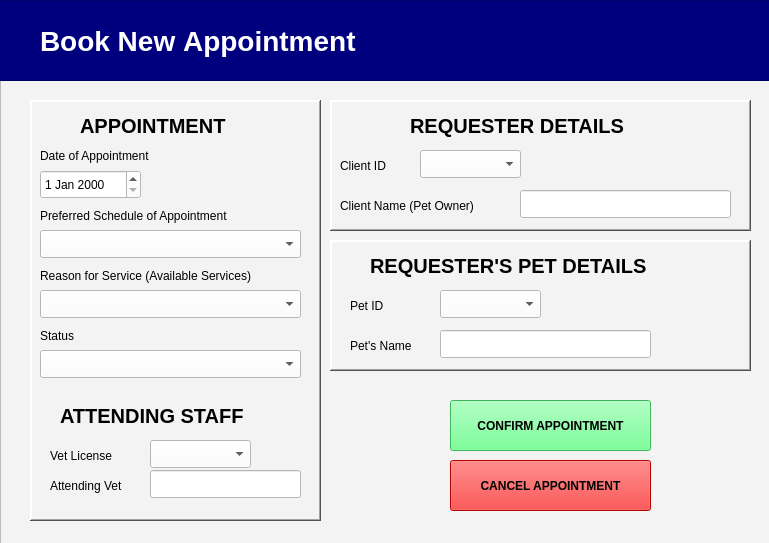
<?xml version="1.0" encoding="UTF-8"?>
<ui version="4.0">
 <class>MainWindow</class>
 <widget class="QMainWindow" name="MainWindow">
  <property name="geometry">
   <rect>
    <x>0</x>
    <y>0</y>
    <width>769</width>
    <height>543</height>
   </rect>
  </property>
  <property name="windowTitle">
   <string>MainWindow</string>
  </property>
  <widget class="QWidget" name="centralwidget">
   <widget class="QFrame" name="mainBody">
    <property name="geometry">
     <rect>
      <x>-10</x>
      <y>-10</y>
      <width>1001</width>
      <height>711</height>
     </rect>
    </property>
    <property name="frameShape">
     <enum>QFrame::StyledPanel</enum>
    </property>
    <property name="frameShadow">
     <enum>QFrame::Raised</enum>
    </property>
    <widget class="QFrame" name="menuFrame">
     <property name="geometry">
      <rect>
       <x>10</x>
       <y>90</y>
       <width>771</width>
       <height>471</height>
      </rect>
     </property>
     <property name="styleSheet">
      <string notr="true">background-color: rgb(243, 243, 243);</string>
     </property>
     <property name="frameShape">
      <enum>QFrame::StyledPanel</enum>
     </property>
     <property name="frameShadow">
      <enum>QFrame::Raised</enum>
     </property>
     <widget class="QLabel" name="label_34">
      <property name="geometry">
       <rect>
        <x>30</x>
        <y>30</y>
        <width>111</width>
        <height>111</height>
       </rect>
      </property>
      <property name="text">
       <string/>
      </property>
      <property name="pixmap">
       <pixmap>../pngtree-dog-and-cat-logo-vector-download-image_283001.jpg</pixmap>
      </property>
     </widget>
     <widget class="QFrame" name="frame">
      <property name="geometry">
       <rect>
        <x>30</x>
        <y>20</y>
        <width>291</width>
        <height>421</height>
       </rect>
      </property>
      <property name="frameShape">
       <enum>QFrame::WinPanel</enum>
      </property>
      <property name="frameShadow">
       <enum>QFrame::Raised</enum>
      </property>
      <widget class="QLabel" name="label">
       <property name="geometry">
        <rect>
         <x>10</x>
         <y>40</y>
         <width>211</width>
         <height>31</height>
        </rect>
       </property>
       <property name="font">
        <font>
         <family>Arial</family>
        </font>
       </property>
       <property name="styleSheet">
        <string notr="true">color: rgb(0, 0, 0);</string>
       </property>
       <property name="text">
        <string>Date of Appointment</string>
       </property>
      </widget>
      <widget class="QDateEdit" name="dateEdit">
       <property name="geometry">
        <rect>
         <x>10</x>
         <y>70</y>
         <width>101</width>
         <height>29</height>
        </rect>
       </property>
       <property name="styleSheet">
        <string notr="true">color: rgb(0, 0, 0);
background-color: rgb(255, 255, 255);</string>
       </property>
      </widget>
      <widget class="QLabel" name="label_6">
       <property name="geometry">
        <rect>
         <x>50</x>
         <y>10</y>
         <width>231</width>
         <height>31</height>
        </rect>
       </property>
       <property name="font">
        <font>
         <family>Arial</family>
         <pointsize>15</pointsize>
         <bold>true</bold>
        </font>
       </property>
       <property name="styleSheet">
        <string notr="true">color: rgb(0, 0, 0);</string>
       </property>
       <property name="text">
        <string>APPOINTMENT</string>
       </property>
      </widget>
      <widget class="QLabel" name="label_2">
       <property name="geometry">
        <rect>
         <x>10</x>
         <y>100</y>
         <width>261</width>
         <height>31</height>
        </rect>
       </property>
       <property name="styleSheet">
        <string notr="true">color: rgb(0, 0, 0);</string>
       </property>
       <property name="text">
        <string>Preferred Schedule of Appointment</string>
       </property>
      </widget>
      <widget class="QComboBox" name="comboBox">
       <property name="geometry">
        <rect>
         <x>10</x>
         <y>130</y>
         <width>261</width>
         <height>28</height>
        </rect>
       </property>
       <property name="styleSheet">
        <string notr="true">color: rgb(0, 0, 0);
background-color: rgb(255, 255, 255);</string>
       </property>
      </widget>
      <widget class="QLabel" name="label_7">
       <property name="geometry">
        <rect>
         <x>10</x>
         <y>160</y>
         <width>261</width>
         <height>31</height>
        </rect>
       </property>
       <property name="styleSheet">
        <string notr="true">color: rgb(0, 0, 0);</string>
       </property>
       <property name="text">
        <string>Reason for Service (Available Services)</string>
       </property>
      </widget>
      <widget class="QComboBox" name="comboBox_2">
       <property name="geometry">
        <rect>
         <x>10</x>
         <y>190</y>
         <width>261</width>
         <height>28</height>
        </rect>
       </property>
       <property name="styleSheet">
        <string notr="true">color: rgb(0, 0, 0);
background-color: rgb(255, 255, 255);</string>
       </property>
      </widget>
      <widget class="QLabel" name="label_9">
       <property name="geometry">
        <rect>
         <x>30</x>
         <y>300</y>
         <width>231</width>
         <height>31</height>
        </rect>
       </property>
       <property name="font">
        <font>
         <family>Arial</family>
         <pointsize>15</pointsize>
         <bold>true</bold>
        </font>
       </property>
       <property name="styleSheet">
        <string notr="true">color: rgb(0, 0, 0);</string>
       </property>
       <property name="text">
        <string>ATTENDING STAFF</string>
       </property>
      </widget>
      <widget class="QLabel" name="label_5">
       <property name="geometry">
        <rect>
         <x>20</x>
         <y>370</y>
         <width>211</width>
         <height>31</height>
        </rect>
       </property>
       <property name="font">
        <font>
         <family>Arial</family>
        </font>
       </property>
       <property name="styleSheet">
        <string notr="true">color: rgb(0, 0, 0);</string>
       </property>
       <property name="text">
        <string>Attending Vet</string>
       </property>
      </widget>
      <widget class="QLineEdit" name="lineEdit_2">
       <property name="geometry">
        <rect>
         <x>120</x>
         <y>370</y>
         <width>151</width>
         <height>28</height>
        </rect>
       </property>
       <property name="styleSheet">
        <string notr="true">background-color: rgb(255, 255, 255);</string>
       </property>
      </widget>
      <widget class="QComboBox" name="comboBox_5">
       <property name="geometry">
        <rect>
         <x>120</x>
         <y>340</y>
         <width>101</width>
         <height>28</height>
        </rect>
       </property>
       <property name="styleSheet">
        <string notr="true">color: rgb(0, 0, 0);
background-color: rgb(255, 255, 255);</string>
       </property>
      </widget>
      <widget class="QLabel" name="label_11">
       <property name="geometry">
        <rect>
         <x>20</x>
         <y>340</y>
         <width>91</width>
         <height>31</height>
        </rect>
       </property>
       <property name="font">
        <font>
         <family>Arial</family>
        </font>
       </property>
       <property name="styleSheet">
        <string notr="true">color: rgb(0, 0, 0);</string>
       </property>
       <property name="text">
        <string>Vet License</string>
       </property>
      </widget>
      <widget class="QLabel" name="label_16">
       <property name="geometry">
        <rect>
         <x>10</x>
         <y>220</y>
         <width>211</width>
         <height>31</height>
        </rect>
       </property>
       <property name="font">
        <font>
         <family>Arial</family>
        </font>
       </property>
       <property name="styleSheet">
        <string notr="true">color: rgb(0, 0, 0);</string>
       </property>
       <property name="text">
        <string>Status</string>
       </property>
      </widget>
      <widget class="QComboBox" name="comboBox_8">
       <property name="geometry">
        <rect>
         <x>10</x>
         <y>250</y>
         <width>261</width>
         <height>28</height>
        </rect>
       </property>
       <property name="styleSheet">
        <string notr="true">color: rgb(0, 0, 0);
background-color: rgb(255, 255, 255);</string>
       </property>
      </widget>
     </widget>
     <widget class="QFrame" name="frame_2">
      <property name="geometry">
       <rect>
        <x>330</x>
        <y>20</y>
        <width>421</width>
        <height>131</height>
       </rect>
      </property>
      <property name="frameShape">
       <enum>QFrame::WinPanel</enum>
      </property>
      <property name="frameShadow">
       <enum>QFrame::Raised</enum>
      </property>
      <widget class="QLabel" name="label_3">
       <property name="geometry">
        <rect>
         <x>10</x>
         <y>90</y>
         <width>211</width>
         <height>31</height>
        </rect>
       </property>
       <property name="font">
        <font>
         <family>Arial</family>
        </font>
       </property>
       <property name="styleSheet">
        <string notr="true">color: rgb(0, 0, 0);</string>
       </property>
       <property name="text">
        <string>Client Name (Pet Owner)</string>
       </property>
      </widget>
      <widget class="QLabel" name="label_8">
       <property name="geometry">
        <rect>
         <x>80</x>
         <y>10</y>
         <width>331</width>
         <height>31</height>
        </rect>
       </property>
       <property name="font">
        <font>
         <family>Arial</family>
         <pointsize>15</pointsize>
         <bold>true</bold>
        </font>
       </property>
       <property name="styleSheet">
        <string notr="true">color: rgb(0, 0, 0);</string>
       </property>
       <property name="text">
        <string>REQUESTER DETAILS</string>
       </property>
      </widget>
      <widget class="QComboBox" name="comboBox_3">
       <property name="geometry">
        <rect>
         <x>90</x>
         <y>50</y>
         <width>101</width>
         <height>28</height>
        </rect>
       </property>
       <property name="styleSheet">
        <string notr="true">color: rgb(0, 0, 0);
background-color: rgb(255, 255, 255);</string>
       </property>
      </widget>
      <widget class="QLineEdit" name="lineEdit">
       <property name="geometry">
        <rect>
         <x>190</x>
         <y>90</y>
         <width>211</width>
         <height>28</height>
        </rect>
       </property>
       <property name="styleSheet">
        <string notr="true">background-color: rgb(255, 255, 255);</string>
       </property>
      </widget>
      <widget class="QLabel" name="label_4">
       <property name="geometry">
        <rect>
         <x>10</x>
         <y>50</y>
         <width>71</width>
         <height>31</height>
        </rect>
       </property>
       <property name="font">
        <font>
         <family>Arial</family>
        </font>
       </property>
       <property name="styleSheet">
        <string notr="true">color: rgb(0, 0, 0);</string>
       </property>
       <property name="text">
        <string>Client ID</string>
       </property>
      </widget>
     </widget>
     <widget class="QFrame" name="frame_3">
      <property name="geometry">
       <rect>
        <x>330</x>
        <y>160</y>
        <width>421</width>
        <height>131</height>
       </rect>
      </property>
      <property name="frameShape">
       <enum>QFrame::WinPanel</enum>
      </property>
      <property name="frameShadow">
       <enum>QFrame::Raised</enum>
      </property>
      <widget class="QLabel" name="label_17">
       <property name="geometry">
        <rect>
         <x>40</x>
         <y>10</y>
         <width>371</width>
         <height>31</height>
        </rect>
       </property>
       <property name="font">
        <font>
         <family>Arial</family>
         <pointsize>15</pointsize>
         <bold>true</bold>
        </font>
       </property>
       <property name="styleSheet">
        <string notr="true">color: rgb(0, 0, 0);</string>
       </property>
       <property name="text">
        <string>REQUESTER'S PET DETAILS</string>
       </property>
      </widget>
      <widget class="QComboBox" name="comboBox_9">
       <property name="geometry">
        <rect>
         <x>10</x>
         <y>190</y>
         <width>261</width>
         <height>28</height>
        </rect>
       </property>
       <property name="styleSheet">
        <string notr="true">color: rgb(0, 0, 0);
background-color: rgb(255, 255, 255);</string>
       </property>
      </widget>
      <widget class="QComboBox" name="comboBox_4">
       <property name="geometry">
        <rect>
         <x>110</x>
         <y>50</y>
         <width>101</width>
         <height>28</height>
        </rect>
       </property>
       <property name="styleSheet">
        <string notr="true">color: rgb(0, 0, 0);
background-color: rgb(255, 255, 255);</string>
       </property>
      </widget>
      <widget class="QLabel" name="label_10">
       <property name="geometry">
        <rect>
         <x>20</x>
         <y>50</y>
         <width>71</width>
         <height>31</height>
        </rect>
       </property>
       <property name="font">
        <font>
         <family>Arial</family>
        </font>
       </property>
       <property name="styleSheet">
        <string notr="true">color: rgb(0, 0, 0);</string>
       </property>
       <property name="text">
        <string>Pet ID</string>
       </property>
      </widget>
      <widget class="QLabel" name="label_18">
       <property name="geometry">
        <rect>
         <x>20</x>
         <y>90</y>
         <width>211</width>
         <height>31</height>
        </rect>
       </property>
       <property name="font">
        <font>
         <family>Arial</family>
        </font>
       </property>
       <property name="styleSheet">
        <string notr="true">color: rgb(0, 0, 0);</string>
       </property>
       <property name="text">
        <string>Pet's Name</string>
       </property>
      </widget>
      <widget class="QLineEdit" name="lineEdit_4">
       <property name="geometry">
        <rect>
         <x>110</x>
         <y>90</y>
         <width>211</width>
         <height>28</height>
        </rect>
       </property>
       <property name="styleSheet">
        <string notr="true">background-color: rgb(255, 255, 255);</string>
       </property>
      </widget>
     </widget>
     <widget class="QPushButton" name="pushButton">
      <property name="geometry">
       <rect>
        <x>450</x>
        <y>320</y>
        <width>201</width>
        <height>51</height>
       </rect>
      </property>
      <property name="font">
       <font>
        <family>Arial</family>
        <bold>true</bold>
       </font>
      </property>
      <property name="styleSheet">
       <string notr="true">color: rgb(0, 0, 0);
background-color: rgb(85, 255, 127);</string>
      </property>
      <property name="text">
       <string>CONFIRM APPOINTMENT</string>
      </property>
     </widget>
     <widget class="QPushButton" name="pushButton_2">
      <property name="geometry">
       <rect>
        <x>450</x>
        <y>380</y>
        <width>201</width>
        <height>51</height>
       </rect>
      </property>
      <property name="font">
       <font>
        <family>Arial</family>
        <bold>true</bold>
       </font>
      </property>
      <property name="styleSheet">
       <string notr="true">color: rgb(0, 0, 0);
background-color: rgb(255, 0, 0);</string>
      </property>
      <property name="text">
       <string>CANCEL APPOINTMENT</string>
      </property>
     </widget>
    </widget>
    <widget class="QFrame" name="headerFrame">
     <property name="geometry">
      <rect>
       <x>0</x>
       <y>10</y>
       <width>1001</width>
       <height>81</height>
      </rect>
     </property>
     <property name="styleSheet">
      <string notr="true">background-color: rgb(0, 0, 127);</string>
     </property>
     <property name="frameShape">
      <enum>QFrame::StyledPanel</enum>
     </property>
     <property name="frameShadow">
      <enum>QFrame::Raised</enum>
     </property>
     <widget class="QLabel" name="label1_2">
      <property name="geometry">
       <rect>
        <x>50</x>
        <y>10</y>
        <width>701</width>
        <height>61</height>
       </rect>
      </property>
      <property name="font">
       <font>
        <family>Arial</family>
        <pointsize>21</pointsize>
        <bold>true</bold>
        <kerning>false</kerning>
       </font>
      </property>
      <property name="styleSheet">
       <string notr="true">color: rgb(255, 255, 255);</string>
      </property>
      <property name="text">
       <string>Book New Appointment</string>
      </property>
     </widget>
    </widget>
   </widget>
  </widget>
 </widget>
 <resources/>
 <connections/>
</ui>
